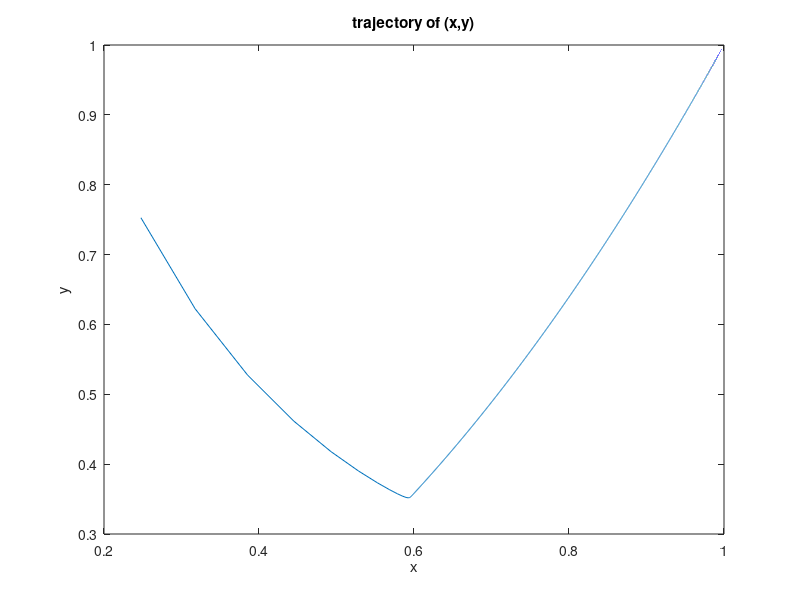
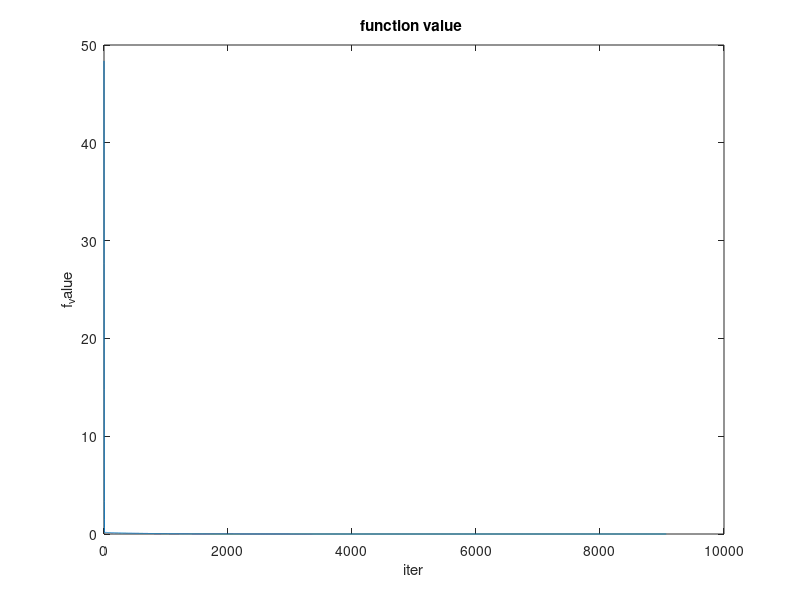

These figures' MATLAB source, in order:
clc;
clear;

lr = 0.001; 
%lr = 0.5;

x = rand(1);
y = rand(1);
f = (1-x)^2 + 100*(y-x^2)^2;
xy_record = [x,y;]; 
f_record = [f]; 
iter = 0;
iter_list = [0];

while f >= 1e-5
    x = x - lr*(2*(x - 1) + 400*x*(x^2 - y));
    y = y - lr*(200*(y - x^2));
    f = (1-x)^2 + 100*(y-x^2)^2;
    xy_record = [xy_record;x,y;];
    f_record = [f_record;f];
    iter = iter + 1;
    iter_list = [iter_list;iter];
end

% plot
figure(1);
plot(xy_record(:,1),xy_record(:,2));
xlabel('x');
ylabel('y');
title('trajectory of (x,y)')

figure(2);
plot(iter_list,f_record);
xlabel('iter');
ylabel('f_value');
title('function value ')